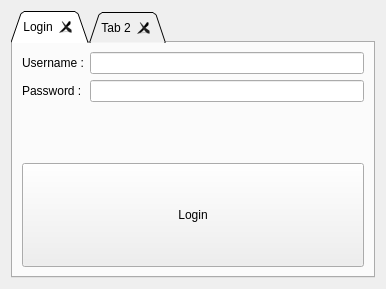
<?xml version="1.0" encoding="UTF-8"?>
<ui version="4.0">
 <class>Login</class>
 <widget class="QWidget" name="Login">
  <property name="geometry">
   <rect>
    <x>0</x>
    <y>0</y>
    <width>386</width>
    <height>289</height>
   </rect>
  </property>
  <property name="sizePolicy">
   <sizepolicy hsizetype="Ignored" vsizetype="Ignored">
    <horstretch>0</horstretch>
    <verstretch>0</verstretch>
   </sizepolicy>
  </property>
  <property name="windowTitle">
   <string>Form</string>
  </property>
  <layout class="QGridLayout" name="gridLayout_2">
   <item row="0" column="0">
    <widget class="QTabWidget" name="tabWidget">
     <property name="tabPosition">
      <enum>QTabWidget::North</enum>
     </property>
     <property name="tabShape">
      <enum>QTabWidget::Triangular</enum>
     </property>
     <property name="currentIndex">
      <number>0</number>
     </property>
     <property name="tabsClosable">
      <bool>true</bool>
     </property>
     <widget class="QWidget" name="loginTab">
      <attribute name="title">
       <string>Login</string>
      </attribute>
      <layout class="QGridLayout" name="gridLayout">
       <item row="0" column="0">
        <layout class="QFormLayout" name="formLayout">
         <item row="1" column="1">
          <widget class="QLineEdit" name="lineEditUsername"/>
         </item>
         <item row="3" column="1">
          <widget class="QLineEdit" name="lineEditPassword">
           <property name="sizePolicy">
            <sizepolicy hsizetype="Preferred" vsizetype="Preferred">
             <horstretch>0</horstretch>
             <verstretch>0</verstretch>
            </sizepolicy>
           </property>
          </widget>
         </item>
         <item row="3" column="0">
          <widget class="QLabel" name="labelPassword">
           <property name="text">
            <string>Password :</string>
           </property>
          </widget>
         </item>
         <item row="1" column="0">
          <widget class="QLabel" name="labelUsername">
           <property name="text">
            <string>Username :</string>
           </property>
          </widget>
         </item>
        </layout>
       </item>
       <item row="1" column="0">
        <widget class="QPushButton" name="loginButton">
         <property name="sizePolicy">
          <sizepolicy hsizetype="Minimum" vsizetype="Minimum">
           <horstretch>0</horstretch>
           <verstretch>0</verstretch>
          </sizepolicy>
         </property>
         <property name="text">
          <string>Login</string>
         </property>
        </widget>
       </item>
      </layout>
     </widget>
     <widget class="QWidget" name="tab_2">
      <attribute name="title">
       <string>Tab 2</string>
      </attribute>
     </widget>
    </widget>
   </item>
  </layout>
 </widget>
 <resources/>
 <connections/>
</ui>
